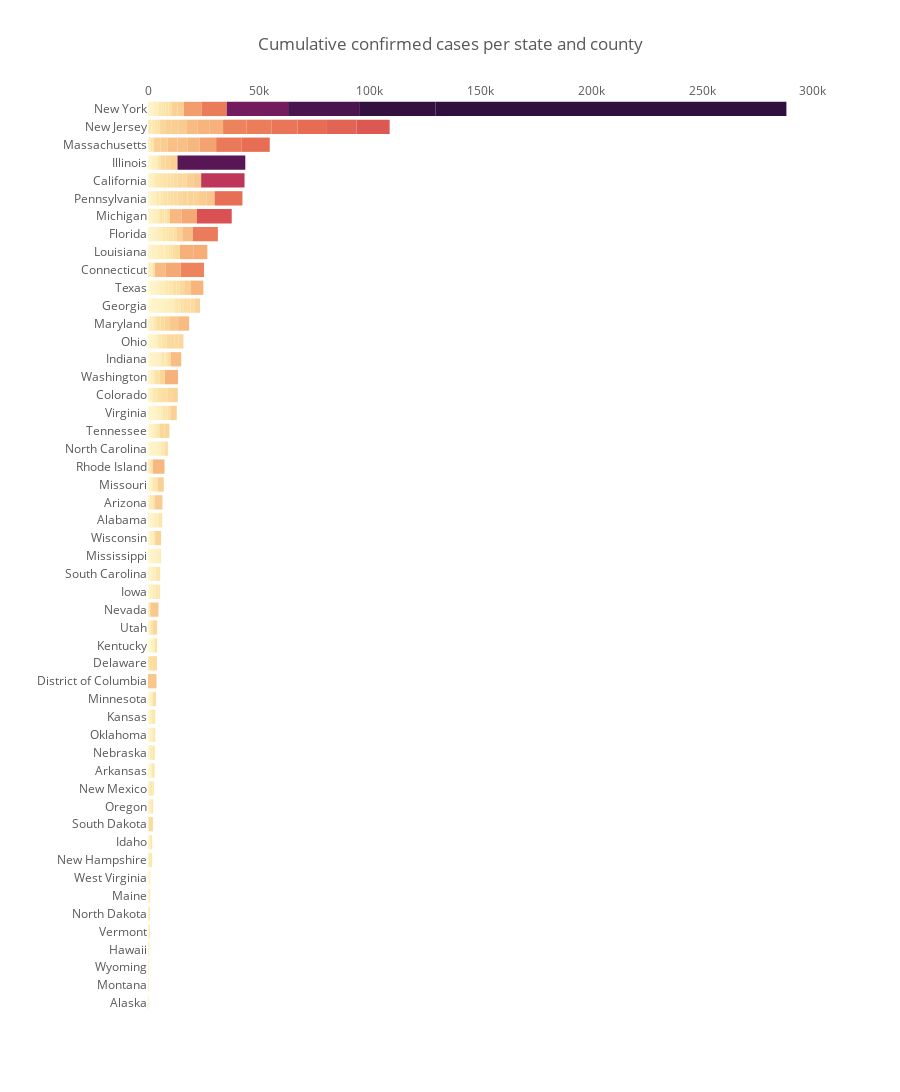

Notebook code for this chart:
### Code cell
import plotly.graph_objects as go

fig = go.Figure()

fig.add_trace(go.Bar(
    x=df1['Confirmed'], 
    y=df1['State'],
            customdata=df1[['County', 'Deaths']],
        text=df1['Confirmed'],
        marker=dict(
            color=df1['Confirmed'],
            line=dict(color='white', width=0),
            colorscale='matter',
            cmin=0,
            cmid=15000,
            cmax=35000),
        orientation='h',
        hovertemplate='<b>%{customdata[0]}</b> <br><b>Confirmed: %{value:,.2s}</b><br><br>Deaths: %{customdata[1]:,.2s}<extra></extra>'
        ))
    
# annotations = []
    
# for i in range(0, len(df1['State'])):
#       anno = dict(
#           x = df3['Total Confirmed'],
#           y = df1['State'].iloc[i],
#           xref='x',
#           yref='y',
#           text='test',
#           #text= np.array2string(df1['Confirmed'].iloc[i],
#           showarrow=True,
#           arrowhead=1,
#           ax=0,
#           ay=0
#       )

# annotations.append(anno)
    
fig.update_layout(
        title='Cumulative confirmed cases per state and county',
        title_x=0.5,
        #annotations = annotations,
        paper_bgcolor='rgba(0,0,0,0)', 
        plot_bgcolor='rgba(0,0,0,0)',
        barmode='stack',
        height=1700,
        showlegend=False,
        xaxis=dict(categoryorder="category ascending", fixedrange=True),
        yaxis=dict(autorange="reversed", title="", categoryorder="total descending", fixedrange=True),
        dragmode=False,
        font=dict(
            #family=\"Times New Roman\",
            #size=16,
            color="#595959"),
        hoverlabel=dict(
                    bgcolor="white",
                    font_size=16,
                    font_color="#595959",
                    font_family="Arial",
                    bordercolor='#595959'
                    ),
        uniformtext_minsize=10, uniformtext_mode='hide',
    )
    
fig.update_xaxes(showline=True, linewidth=0.2, side='top')
fig.update_traces(texttemplate='%{customdata[0]}: %{text:.2s}', textposition='inside')
   
fig.show()

import plotly.io as pio
pio.write_html(fig, file='Index.html', auto_open=True)

### Figure 1 — Plotly figure (JSON) as saved in the notebook; plotly's stock layout.template omitted (floating-point values rounded to 4 significant figures; data arrays with more than 128 entries replaced by an {"elided": "..."} marker saying what was removed)
{"data": [{"customdata": {"elided": "2815x2 mixed values"}, "hovertemplate": "<b>%{customdata[0]}</b> <br><b>Confirmed: %{value:,.2s}</b><br><br>Deaths: %{customdata[1]:,.2s}<extra></extra>", "marker": {"cmax": 35000, "cmid": 15000, "cmin": 0, "color": {"elided": "2815 int values"}, "colorscale": [[0, "rgb(253, 237, 176)"], [0.09091, "rgb(250, 205, 145)"], [0.1818, "rgb(246, 173, 119)"], [0.2727, "rgb(240, 142, 98)"], [0.3636, "rgb(231, 109, 84)"], [0.4545, "rgb(216, 80, 83)"], [0.5455, "rgb(195, 56, 90)"], [0.6364, "rgb(168, 40, 96)"], [0.7273, "rgb(138, 29, 99)"], [0.8182, "rgb(107, 24, 93)"], [0.9091, "rgb(76, 21, 80)"], [1, "rgb(47, 15, 61)"]], "line": {"color": "white", "width": 0}}, "orientation": "h", "text": {"elided": "2815 int values"}, "textposition": "inside", "texttemplate": "%{customdata[0]}: %{text:.2s}", "type": "bar", "x": {"elided": "2815 int values"}, "y": {"elided": "2815 str values"}}], "layout": {"barmode": "stack", "dragmode": false, "font": {"color": "#595959"}, "height": 1700, "hoverlabel": {"bgcolor": "white", "bordercolor": "#595959", "font": {"color": "#595959", "family": "Arial", "size": 16}}, "paper_bgcolor": "rgba(0,0,0,0)", "plot_bgcolor": "rgba(0,0,0,0)", "showlegend": false, "title": {"text": "Cumulative confirmed cases per state and county", "x": 0.5}, "uniformtext": {"minsize": 10, "mode": "hide"}, "xaxis": {"categoryorder": "category ascending", "fixedrange": true, "linewidth": 0.2, "showline": true, "side": "top"}, "yaxis": {"autorange": "reversed", "categoryorder": "total descending", "fixedrange": true, "title": {"text": ""}}}}
